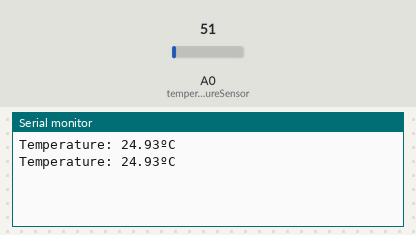
Bench run of a sketch on a simulated Arduino Uno, built with avr-gcc and run on an emulated ATmega328P. On the bench: the last lines printed to the serial monitor. Inputs (shaded band) come from the test bench; at power-on: A0 (temperatureSensor) = 51.

Above: at 2.8 s.
2.9 s: A0 (temperatureSensor) set to 61
At 4.9 s:
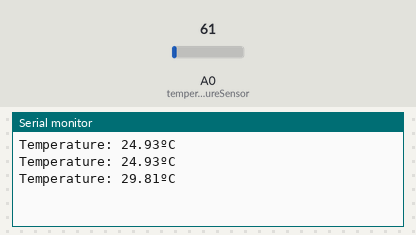
5.6 s: A0 (temperatureSensor) set to 71
At 6.4 s:
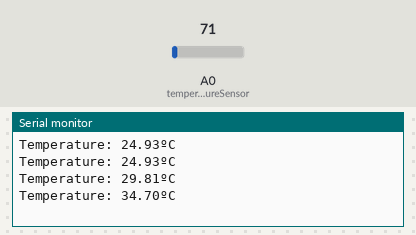
Timing chart, 0 to 8.6 s (numbered marks = the images above; inputs shaded):
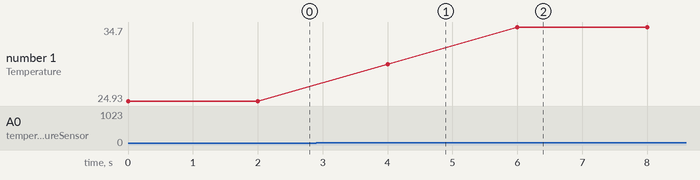

Measured:
- after the input at 2.9 s, the serial monitor: prints a new line after 1.1 s (image 1)
- after the input at 5.6 s, the serial monitor: prints a new line after 0.40 s (image 2)
- plotted number 1: 24.93 → 29.81 after the input at 2.9 s, 29.81 → 34.7 after the input at 5.6 s

The sketch:

modulefour.ino
```cpp
const int temperatureSensor = 0;
float temperature = 0;

void setup() {
  Serial.begin(9600);
}

void loop() {
   temperature = analogRead(temperatureSensor) * 0.4887585532;
   Serial.print("Temperature: ");
   Serial.print(temperature);
   Serial.println("ºC");
   delay(2000);
}
```
